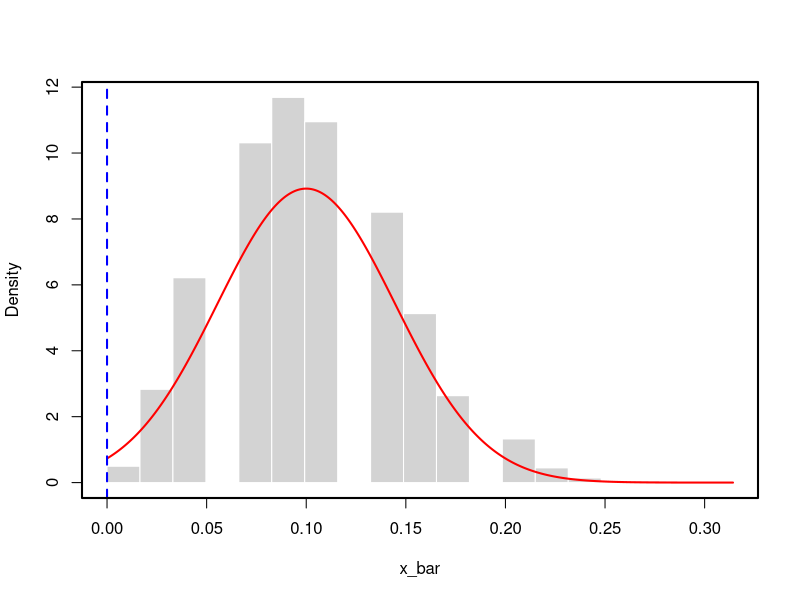
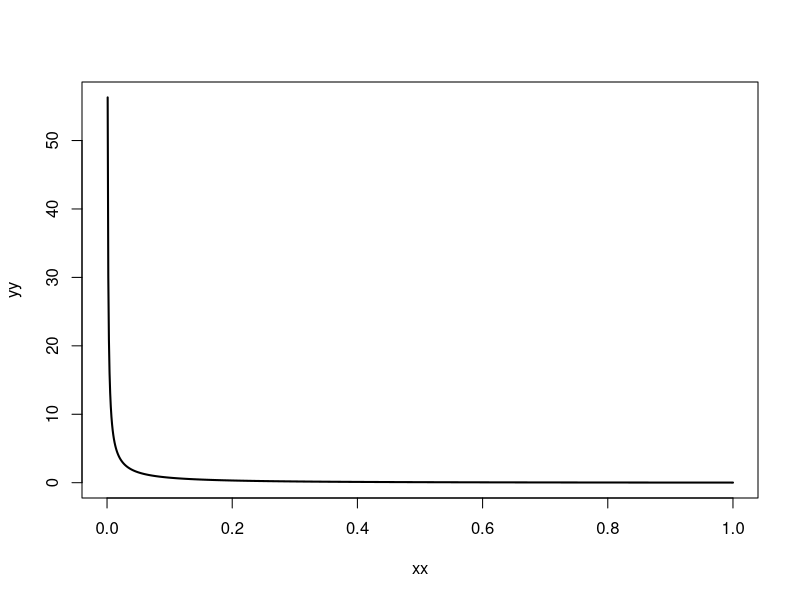
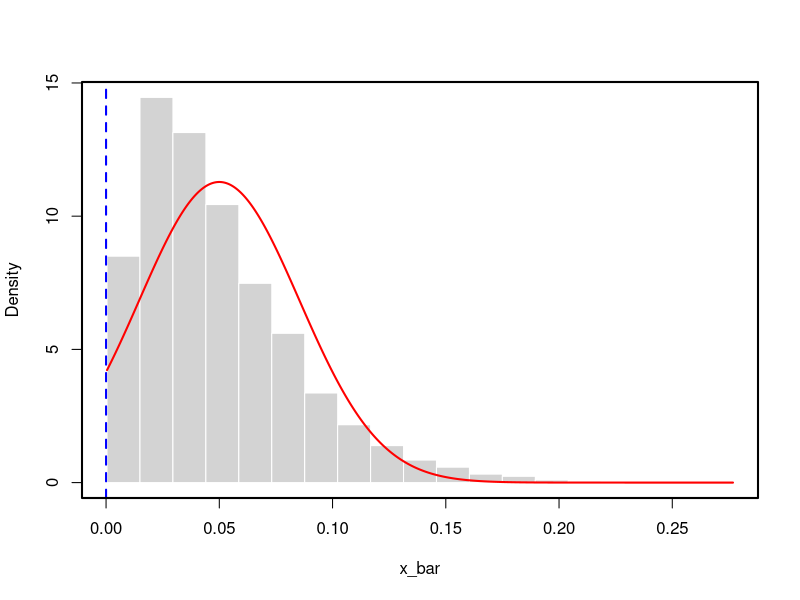
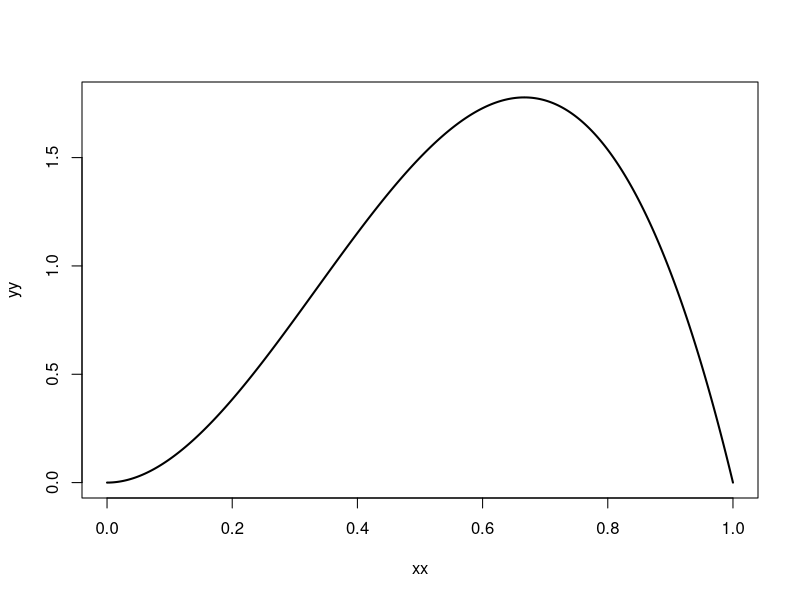
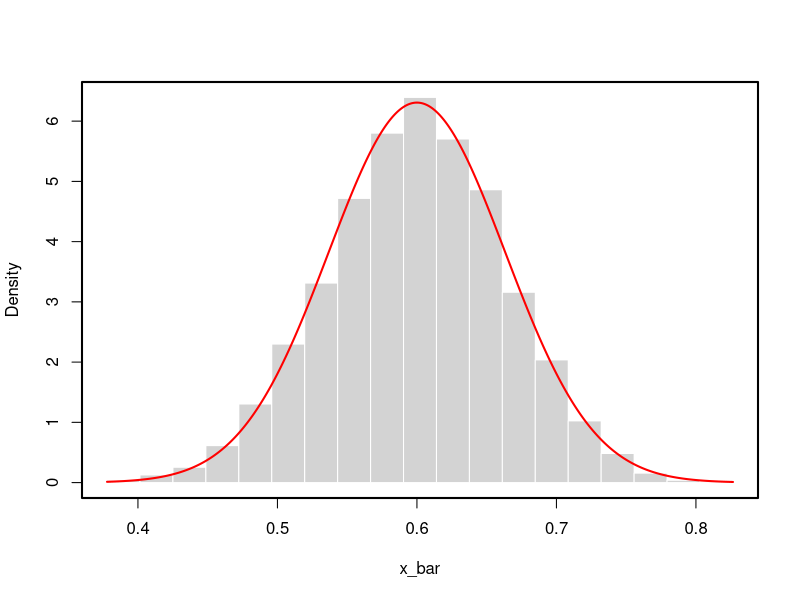
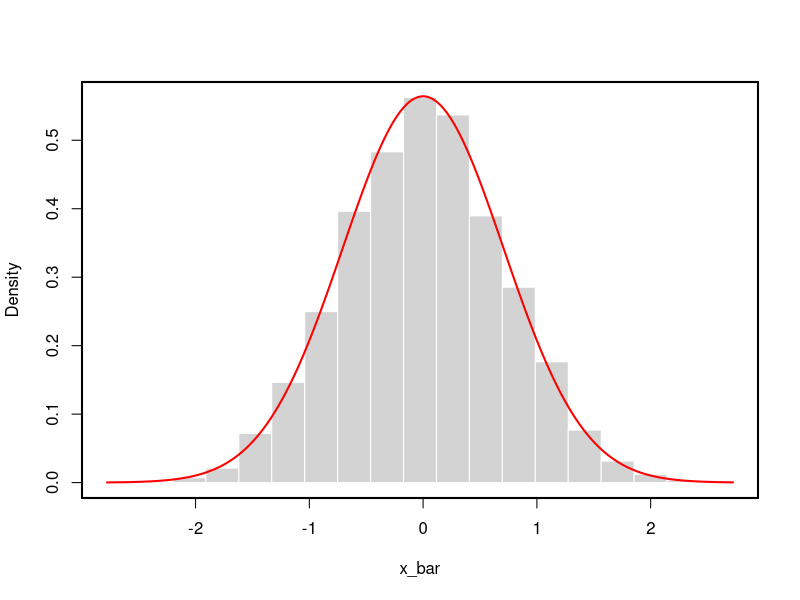

Write the R code that produced these figures, in order.
##############################
# Teorema Central de Límite  #
##############################

# 1- Binomial(n0, p)
#
# - p cerca de 0 o 1, mala idea
# - n menor a 30, mala idea
n0 <- 1    # número de ensayos Bernoulli, n0 = 1 Bernoulli(p)
p <- 0.1   # probabilidad de éxito
n <- 45    # tamaño de muestra
m <- 10000 # simulaciones

ex <- n0*p 
sv <- sqrt(n0*p*(1-p)/n)

x_bar <- rep(NA, m)
for(t in 1:m){
  x_bar[t] <- mean(rbinom(n, n0, p)) 
}

# Si X ~ Bin(n0, p) , E(X) = n0*p y Var(X) = n0*p*(1-p)
a <- min(x_bar)*0.99
b <- max(x_bar)*1.01
hist(x_bar, main = "", border = "white", 
     breaks  = seq(a, b, length.out = 20), 
     probability = TRUE, xlim = c(a, b))
xx <- seq(a, b, length.out = 1000)
yy <- dnorm(xx, ex, sv)
lines(xx, yy, col = "red", lwd = 2)
abline(v = 0, lwd = 2, lty = 2, col = "blue")
box(lwd = 2)


# 2- Gamma(a, b)
# -  al menor a dos mala idea
# - n menor a 30, mala idea
al <- 0.1
be <- 2
n <- 20    # tamaño de muestra
m <- 10000 # simulaciones

ex <- al/be 
sv <- sqrt(al/(be*be*n))

xx <- seq(0, 1, length.out = 1000)
yy <- dgamma(xx, al, be)
plot(xx, yy, type = "l", lwd = 2)

x_bar <- rep(NA, m)
for(t in 1:m){
  x_bar[t] <- mean(rgamma(n, al, be)) 
}

# Si X ~ Gamma(a, b) , E(X) = a/b y Var(X) = a/b^2
a <- min(x_bar)*0.99
b <- max(x_bar)*1.01
hist(x_bar, main = "", border = "white", 
     breaks  = seq(a, b, length.out = 20), 
     probability = TRUE, xlim = c(a, b))
xx <- seq(a, b, length.out = 1000)
yy <- dnorm(xx, ex, sv)
lines(xx, yy, col = "red", lwd = 2)
abline(v = 0, lwd = 2, lty = 2, col = "blue")
box(lwd = 2)



# 3- Beta(a, b)
# -  al menor a dos mala idea
# - n menor a 30, mala idea
al <- 3
be <- 2
n <- 10    # tamaño de muestra
m <- 10000 # simulaciones

ex <- al/(al + be)
sv <- sqrt(al*be/(n*(al + be + 1)*((al + be)^2)))

xx <- seq(0, 1, length.out = 1000)
yy <- dbeta(xx, al, be)
plot(xx, yy, type = "l", lwd = 2)

x_bar <- rep(NA, m)
for(t in 1:m){
  x_bar[t] <- mean(rbeta(n, al, be)) 
}

# Si X ~ Beta(a, b) , 
a <- min(x_bar)*0.99
b <- max(x_bar)*1.01
hist(x_bar, main = "", border = "white", 
     breaks  = seq(a, b, length.out = 20), 
     probability = TRUE, xlim = c(a, b))
xx <- seq(a, b, length.out = 1000)
yy <- dnorm(xx, ex, sv)
lines(xx, yy, col = "red", lwd = 2)
abline(v = 0, lwd = 2, lty = 2, col = "blue")
box(lwd = 2)

# Normal ---- Distribucion exacta!
m <- 10000
n <- 2
ex <- 0
sv <- sqrt(1/n)

x_bar <- rep(NA, m)
for(t in 1:m){
  x_bar[t] <- mean(rnorm(n, 0, 1)) 
}

a <- min(x_bar) - 0.1
b <- max(x_bar) + 0.1
hist(x_bar, main = "", border = "white", 
     breaks  = seq(a, b, length.out = 20), 
     probability = TRUE, xlim = c(a, b))
xx <- seq(a, b, length.out = 1000)
yy <- dnorm(xx, ex, sv)
lines(xx, yy, col = "red", lwd = 2)
box(lwd = 2)
